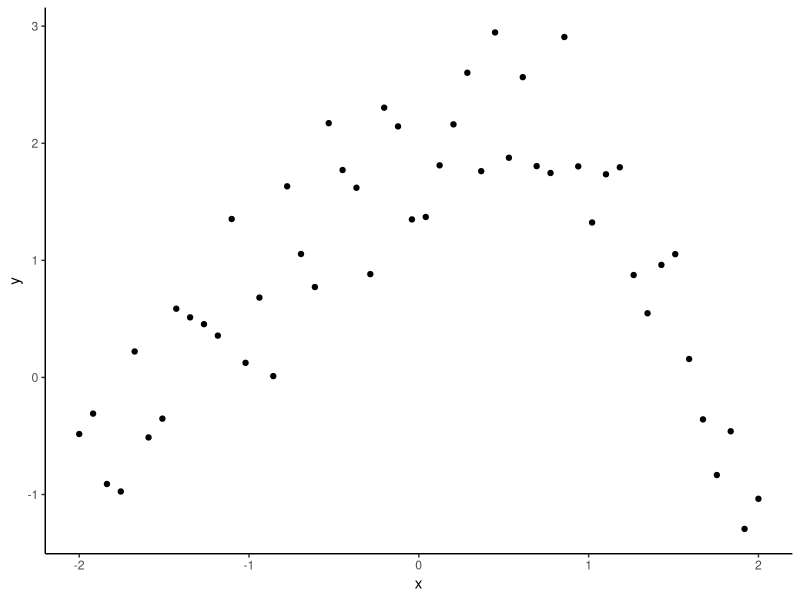
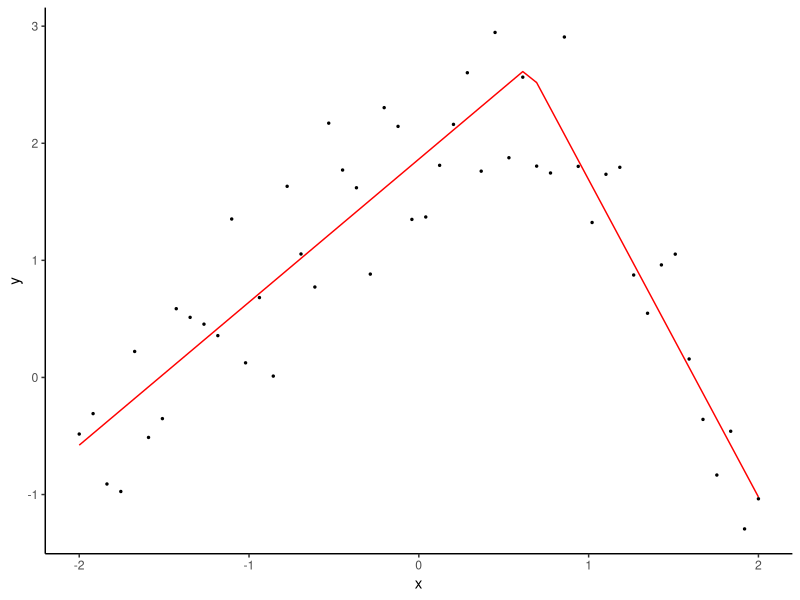

The R source for these figures, in order:
## ---- chunk 1
knitr::opts_chunk$set(echo = FALSE)
library(tidyverse)
library(modelr)
theme_set(theme_classic())
## ---- chunk 2
tent_map <- function(x, a_1, b_1, b_2, x_c){
  (x <= x_c) * (a_1 + b_1 * x) + 
    (x > x_c) * ((a_1 + x_c * (b_1 - b_2)) + b_2 * x)
}
    
a_1 <- 2.0; b_1 <- 1.25; b_2 <- -2.25; x_c <- 0.5

tent_df <- tibble(x = seq(-2, 2, length.out = 50),
                  y = tent_map(x, a_1, b_1, b_2, x_c) + rnorm(length(x), sd = 0.5)
) 

ggplot(tent_df,
       mapping = aes(x = x, y = y)
) + geom_point()
## ---- chunk 3
M_tent <- nls(y ~ (x <= x_c) * (a_1 + b_1 * x) + 
              (x > x_c) * ((a_1 + x_c * (b_1 - b_2)) + b_2 * x),
              start = list(a_1 = 0, b_1 = 2, b_2 = -2, x_c = 0),
              data = tent_df)
## ---- chunk 4
tent_df %>%
  add_predictions(M_tent) %>% 
  ggplot(aes(x = x)) +
  geom_point(aes(y = y), size = 0.5) +
  geom_line(aes(y = pred), colour = 'red')
